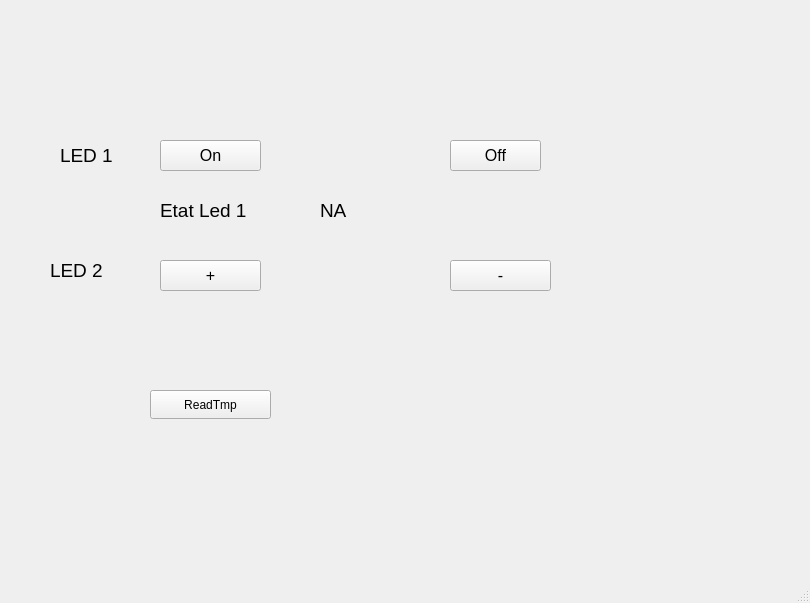
<?xml version="1.0" encoding="UTF-8"?>
<ui version="4.0">
 <class>MainWindow</class>
 <widget class="QMainWindow" name="MainWindow">
  <property name="geometry">
   <rect>
    <x>0</x>
    <y>0</y>
    <width>810</width>
    <height>603</height>
   </rect>
  </property>
  <property name="windowTitle">
   <string>MainWindow</string>
  </property>
  <widget class="QWidget" name="centralwidget">
   <widget class="QPushButton" name="OnBtn">
    <property name="geometry">
     <rect>
      <x>160</x>
      <y>140</y>
      <width>101</width>
      <height>31</height>
     </rect>
    </property>
    <property name="font">
     <font>
      <pointsize>12</pointsize>
     </font>
    </property>
    <property name="text">
     <string>On</string>
    </property>
   </widget>
   <widget class="QPushButton" name="OffBtn">
    <property name="geometry">
     <rect>
      <x>450</x>
      <y>140</y>
      <width>91</width>
      <height>31</height>
     </rect>
    </property>
    <property name="font">
     <font>
      <pointsize>12</pointsize>
     </font>
    </property>
    <property name="text">
     <string>Off</string>
    </property>
   </widget>
   <widget class="QPushButton" name="PlusBtn">
    <property name="geometry">
     <rect>
      <x>160</x>
      <y>260</y>
      <width>101</width>
      <height>31</height>
     </rect>
    </property>
    <property name="font">
     <font>
      <pointsize>12</pointsize>
     </font>
    </property>
    <property name="text">
     <string>+</string>
    </property>
   </widget>
   <widget class="QPushButton" name="MoinsBtn">
    <property name="geometry">
     <rect>
      <x>450</x>
      <y>260</y>
      <width>101</width>
      <height>31</height>
     </rect>
    </property>
    <property name="font">
     <font>
      <pointsize>12</pointsize>
     </font>
    </property>
    <property name="text">
     <string>-</string>
    </property>
   </widget>
   <widget class="QLabel" name="label">
    <property name="geometry">
     <rect>
      <x>160</x>
      <y>200</y>
      <width>121</width>
      <height>20</height>
     </rect>
    </property>
    <property name="font">
     <font>
      <pointsize>14</pointsize>
     </font>
    </property>
    <property name="text">
     <string>Etat Led 1</string>
    </property>
   </widget>
   <widget class="QLabel" name="etat_led13">
    <property name="geometry">
     <rect>
      <x>320</x>
      <y>200</y>
      <width>121</width>
      <height>20</height>
     </rect>
    </property>
    <property name="font">
     <font>
      <pointsize>14</pointsize>
     </font>
    </property>
    <property name="text">
     <string>NA</string>
    </property>
   </widget>
   <widget class="QLabel" name="label_2">
    <property name="geometry">
     <rect>
      <x>60</x>
      <y>140</y>
      <width>71</width>
      <height>31</height>
     </rect>
    </property>
    <property name="font">
     <font>
      <pointsize>14</pointsize>
     </font>
    </property>
    <property name="text">
     <string>LED 1</string>
    </property>
   </widget>
   <widget class="QLabel" name="label_3">
    <property name="geometry">
     <rect>
      <x>50</x>
      <y>260</y>
      <width>91</width>
      <height>21</height>
     </rect>
    </property>
    <property name="font">
     <font>
      <pointsize>14</pointsize>
     </font>
    </property>
    <property name="text">
     <string>LED 2</string>
    </property>
   </widget>
   <widget class="QPushButton" name="pushButton">
    <property name="geometry">
     <rect>
      <x>150</x>
      <y>390</y>
      <width>121</width>
      <height>29</height>
     </rect>
    </property>
    <property name="text">
     <string>ReadTmp</string>
    </property>
   </widget>
   <widget class="QLabel" name="label_tmp">
    <property name="geometry">
     <rect>
      <x>310</x>
      <y>390</y>
      <width>171</width>
      <height>31</height>
     </rect>
    </property>
    <property name="font">
     <font>
      <pointsize>14</pointsize>
     </font>
    </property>
    <property name="text">
     <string/>
    </property>
   </widget>
  </widget>
  <widget class="QMenuBar" name="menubar">
   <property name="geometry">
    <rect>
     <x>0</x>
     <y>0</y>
     <width>810</width>
     <height>26</height>
    </rect>
   </property>
  </widget>
  <widget class="QStatusBar" name="statusbar"/>
 </widget>
 <resources/>
 <connections>
  <connection>
   <sender>OnBtn</sender>
   <signal>clicked()</signal>
   <receiver>MainWindow</receiver>
   <slot>on_clicked()</slot>
   <hints>
    <hint type="sourcelabel">
     <x>228</x>
     <y>178</y>
    </hint>
    <hint type="destinationlabel">
     <x>217</x>
     <y>241</y>
    </hint>
   </hints>
  </connection>
  <connection>
   <sender>OffBtn</sender>
   <signal>clicked()</signal>
   <receiver>MainWindow</receiver>
   <slot>off_clicked()</slot>
   <hints>
    <hint type="sourcelabel">
     <x>499</x>
     <y>193</y>
    </hint>
    <hint type="destinationlabel">
     <x>496</x>
     <y>213</y>
    </hint>
   </hints>
  </connection>
  <connection>
   <sender>MoinsBtn</sender>
   <signal>clicked()</signal>
   <receiver>MainWindow</receiver>
   <slot>moins_clicked()</slot>
   <hints>
    <hint type="sourcelabel">
     <x>524</x>
     <y>294</y>
    </hint>
    <hint type="destinationlabel">
     <x>524</x>
     <y>355</y>
    </hint>
   </hints>
  </connection>
  <connection>
   <sender>PlusBtn</sender>
   <signal>clicked()</signal>
   <receiver>MainWindow</receiver>
   <slot>plus_clicked()</slot>
   <hints>
    <hint type="sourcelabel">
     <x>228</x>
     <y>302</y>
    </hint>
    <hint type="destinationlabel">
     <x>228</x>
     <y>353</y>
    </hint>
   </hints>
  </connection>
  <connection>
   <sender>pushButton</sender>
   <signal>clicked()</signal>
   <receiver>MainWindow</receiver>
   <slot>tmp_clicked()</slot>
   <hints>
    <hint type="sourcelabel">
     <x>177</x>
     <y>433</y>
    </hint>
    <hint type="destinationlabel">
     <x>173</x>
     <y>484</y>
    </hint>
   </hints>
  </connection>
 </connections>
 <slots>
  <slot>off_clicked()</slot>
  <slot>on_clicked()</slot>
  <slot>moins_clicked()</slot>
  <slot>plus_clicked()</slot>
  <slot>tmp_clicked()</slot>
 </slots>
</ui>
